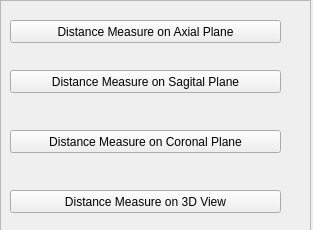
<?xml version="1.0" encoding="UTF-8"?>
<ui version="4.0">
 <class>DistanceMeasurement</class>
 <widget class="QWidget" name="DistanceMeasurement">
  <property name="geometry">
   <rect>
    <x>0</x>
    <y>0</y>
    <width>313</width>
    <height>230</height>
   </rect>
  </property>
  <property name="windowTitle">
   <string>DistanceMeasurement</string>
  </property>
  <widget class="QFrame" name="frame">
   <property name="geometry">
    <rect>
     <x>0</x>
     <y>0</y>
     <width>311</width>
     <height>231</height>
    </rect>
   </property>
   <property name="styleSheet">
    <string notr="true">image: url(:/DistanceMeasurement/Resources/8.jpg);</string>
   </property>
   <property name="frameShape">
    <enum>QFrame::StyledPanel</enum>
   </property>
   <property name="frameShadow">
    <enum>QFrame::Raised</enum>
   </property>
   <widget class="QPushButton" name="pushButtonDistMeasAxial">
    <property name="geometry">
     <rect>
      <x>10</x>
      <y>20</y>
      <width>271</width>
      <height>23</height>
     </rect>
    </property>
    <property name="text">
     <string>Distance Measure on Axial Plane</string>
    </property>
   </widget>
   <widget class="QPushButton" name="pushButtonDistMeasSagital">
    <property name="geometry">
     <rect>
      <x>10</x>
      <y>70</y>
      <width>271</width>
      <height>23</height>
     </rect>
    </property>
    <property name="text">
     <string>Distance Measure on Sagital Plane</string>
    </property>
   </widget>
   <widget class="QPushButton" name="pushButtonDistMeasCoronal">
    <property name="geometry">
     <rect>
      <x>10</x>
      <y>130</y>
      <width>271</width>
      <height>23</height>
     </rect>
    </property>
    <property name="text">
     <string>Distance Measure on Coronal Plane</string>
    </property>
   </widget>
   <widget class="QPushButton" name="pushButtonDistMeas3DView">
    <property name="geometry">
     <rect>
      <x>10</x>
      <y>190</y>
      <width>271</width>
      <height>23</height>
     </rect>
    </property>
    <property name="text">
     <string>Distance Measure on 3D View</string>
    </property>
   </widget>
  </widget>
 </widget>
 <layoutdefault spacing="6" margin="11"/>
 <resources>
  <include location="DistanceMeasurement.qrc"/>
 </resources>
 <connections/>
</ui>
